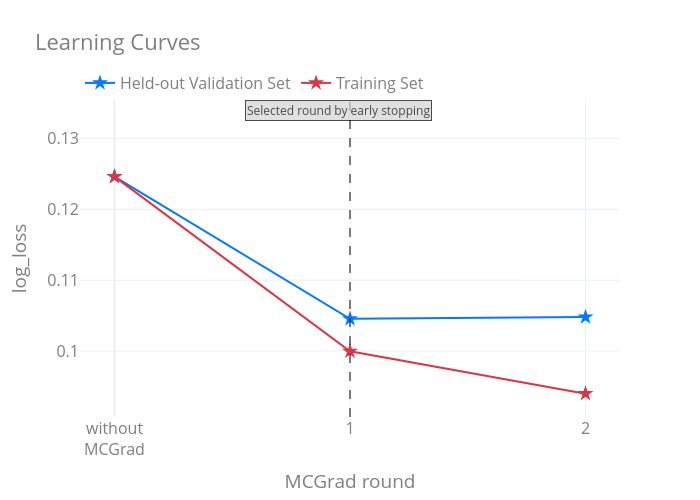

Source (notebook cell):
### Markdown cell above
MCGrad trains in rounds, with early stopping when training and validation loss start to diverge. The learning curve below plots both per round, so you can see where it stopped and why.

### Code cell
plotting.plot_learning_curve(mcgrad_model, show_all=True).update_layout(
    width=700, height=500,
)

### Figure 1 — Plotly figure (JSON) as saved in the notebook; plotly's stock layout.template omitted (floating-point values rounded to 4 significant figures)
{"data": [{"line": {"color": "#007bff"}, "marker": {"color": "#007bff", "size": 12, "symbol": "star"}, "mode": "lines+markers", "name": "Held-out Validation Set", "showlegend": true, "type": "scatter", "x": [0, 1, 2], "xaxis": "x", "y": [0.1246, 0.1045, 0.1048], "yaxis": "y"}, {"line": {"color": "#dc3545"}, "marker": {"color": "#dc3545", "size": 12, "symbol": "star"}, "mode": "lines+markers", "name": "Training Set", "showlegend": true, "type": "scatter", "x": [0, 1, 2], "xaxis": "x", "y": [0.1246, 0.09996, 0.09397], "yaxis": "y"}], "layout": {"annotations": [{"bgcolor": "lightgrey", "bordercolor": "black", "borderpad": 1, "borderwidth": 1, "font": {"color": "black", "size": 12}, "opacity": 0.7, "showarrow": false, "text": "Selected round by early stopping", "x": 0.95, "xanchor": "center", "xref": "x", "y": 0.134, "yanchor": "middle", "yref": "y"}], "font": {"color": "#7f7f7f", "size": 16}, "height": 500, "legend": {"orientation": "h", "x": 0.0, "xanchor": "left", "y": 1, "yanchor": "bottom"}, "shapes": [{"line": {"color": "black", "dash": "dash"}, "opacity": 0.5, "type": "line", "x0": 1, "x1": 1, "xref": "x", "y0": 0, "y1": 1, "yref": "y domain"}], "title": {"text": "Learning Curves"}, "width": 700, "xaxis": {"anchor": "y", "domain": [0.0, 1.0], "tickmode": "array", "ticktext": ["without<br>MCGrad", "1", "2"], "tickvals": [0, 1, 2], "title": {"text": "MCGrad round"}}, "yaxis": {"anchor": "x", "domain": [0.0, 1.0], "title": {"text": "log_loss"}}}}
